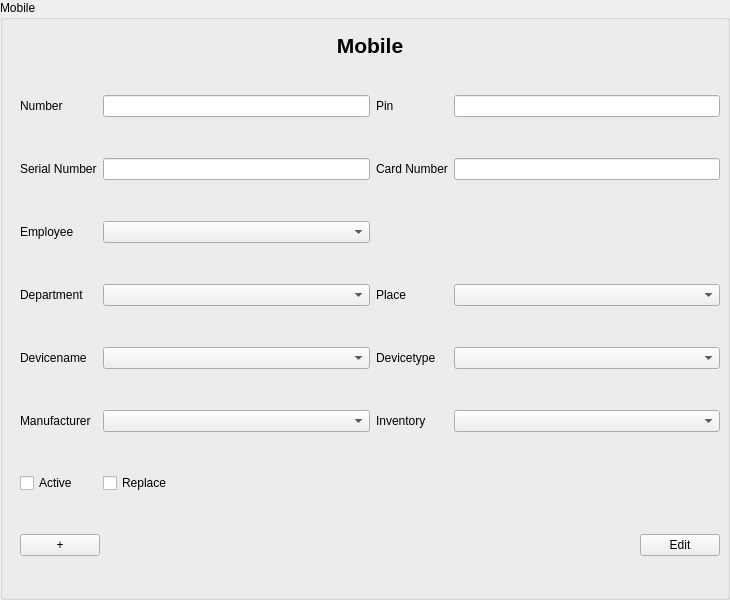
<?xml version="1.0" encoding="UTF-8"?>
<ui version="4.0">
 <class>MobileInputArea</class>
 <widget class="QGroupBox" name="MobileInputArea">
  <property name="geometry">
   <rect>
    <x>0</x>
    <y>0</y>
    <width>730</width>
    <height>600</height>
   </rect>
  </property>
  <property name="windowTitle">
   <string>Mobile</string>
  </property>
  <property name="accessibleName">
   <string>MobileInputDialog</string>
  </property>
  <property name="title">
   <string>Mobile</string>
  </property>
  <widget class="QWidget" name="formLayoutWidget" native="true">
   <property name="geometry">
    <rect>
     <x>10</x>
     <y>30</y>
     <width>730</width>
     <height>600</height>
    </rect>
   </property>
  <widget class="QWidget" name="verticalLayoutWidget_Header">
    <property name="geometry">
     <rect>
      <x>10</x>
      <y>0</y>
      <width>700</width>
      <height>30</height>
     </rect>
    </property>
    <layout class="QVBoxLayout" name="verticalLayout">
     <item>
      <widget class="QLabel" name="label_Header">
       <property name="font">
        <font>
         <pointsize>16</pointsize>
         <weight>75</weight>
         <bold>true</bold>
        </font>
       </property>
       <property name="text">
        <string>Mobile</string>
       </property>
       <property name="alignment">
        <set>Qt::AlignCenter</set>
       </property>
      </widget>
     </item>
    </layout>
   </widget>
   <widget class="QWidget" name="verticalLayoutWidget_Buttons">
    <property name="geometry">
     <rect>
      <x>10</x>
      <y>500</y>
      <width>700</width>
      <height>30</height>
     </rect>
    </property>
    <layout class="QHBoxLayout" name="horizontalLayout">
     <item>
      <widget class="QPushButton" name="pushButton_Add">
       <property name="text">
        <string>+</string>
       </property>
      </widget>
     </item>
     <item>
      <spacer name="horizontalSpacer">
       <property name="orientation">
        <enum>Qt::Horizontal</enum>
       </property>
       <property name="sizeHint" stdset="0">
        <size>
         <width>40</width>
         <height>20</height>
        </size>
       </property>
      </spacer>
     </item>
     <item>
      <widget class="QPushButton" name="pushButton_EditFinish">
       <property name="text">
        <string>Edit</string>
       </property>
      </widget>
     </item>
    </layout>
   </widget>
   <widget class="QWidget" name="gridLayoutWidget">
    <property name="geometry">
     <rect>
      <x>10</x>
      <y>30</y>
      <width>700</width>
      <height>470</height>
     </rect>
    </property>
    <layout class="QGridLayout" name="gridLayout">
     <item row="3" column="5">
      <widget class="QComboBox" name="comboBox_Place"/>
     </item>
     <item row="4" column="0">
      <widget class="QLabel" name="label_DeviceName">
       <property name="text">
        <string>Devicename</string>
       </property>
       <property name="buddy">
        <cstring>comboBox_DeviceName</cstring>
       </property>
      </widget>
     </item>
     <item row="3" column="0">
      <widget class="QLabel" name="label_Department">
       <property name="text">
        <string>Department</string>
       </property>
       <property name="buddy">
        <cstring>comboBox_Department</cstring>
       </property>
      </widget>
     </item>
     <item row="1" column="5">
      <widget class="QLineEdit" name="lineEdit_CardNumber"/>
     </item>
     <item row="5" column="3">
      <widget class="QLabel" name="label_Inventory">
       <property name="text">
        <string>Inventory</string>
       </property>
       <property name="buddy">
        <cstring>comboBox_Inventory</cstring>
       </property>
      </widget>
     </item>
     <item row="3" column="2">
      <widget class="QComboBox" name="comboBox_Department"/>
     </item>
     <item row="2" column="0">
      <widget class="QLabel" name="label_Employee">
       <property name="text">
        <string>Employee</string>
       </property>
       <property name="buddy">
        <cstring>comboBox_Employee</cstring>
       </property>
      </widget>
     </item>
     <item row="5" column="0">
      <widget class="QLabel" name="label_Manufacturer">
       <property name="text">
        <string>Manufacturer</string>
       </property>
       <property name="buddy">
        <cstring>comboBox_Manufacturer</cstring>
       </property>
      </widget>
     </item>
     <item row="0" column="5">
      <widget class="QLineEdit" name="lineEdit_Pin">
       <property name="clearButtonEnabled">
        <bool>true</bool>
       </property>
      </widget>
     </item>
     <item row="6" column="2">
      <widget class="QCheckBox" name="checkBox_Replace">
       <property name="text">
        <string>Replace</string>
       </property>
      </widget>
     </item>
     <item row="3" column="3">
      <widget class="QLabel" name="label_Place">
       <property name="text">
        <string>Place</string>
       </property>
       <property name="buddy">
        <cstring>comboBox_Place</cstring>
       </property>
      </widget>
     </item>
     <item row="1" column="3">
      <widget class="QLabel" name="label_CardNumber">
       <property name="text">
        <string>Card Number</string>
       </property>
       <property name="buddy">
        <cstring>lineEdit_CardNumber</cstring>
       </property>
      </widget>
     </item>
     <item row="0" column="2">
      <widget class="QLineEdit" name="lineEdit_Number"/>
     </item>
     <item row="0" column="3">
      <widget class="QLabel" name="label_Pin">
       <property name="text">
        <string>Pin</string>
       </property>
       <property name="buddy">
        <cstring>lineEdit_Pin</cstring>
       </property>
      </widget>
     </item>
     <item row="4" column="3">
      <widget class="QLabel" name="label_DeviceType">
       <property name="text">
        <string>Devicetype</string>
       </property>
       <property name="buddy">
        <cstring>comboBox_DeviceType</cstring>
       </property>
      </widget>
     </item>
     <item row="4" column="5">
      <widget class="QComboBox" name="comboBox_DeviceType"/>
     </item>
     <item row="6" column="0">
      <widget class="QCheckBox" name="checkBox_Active">
       <property name="text">
        <string>Active</string>
       </property>
      </widget>
     </item>
     <item row="1" column="0">
      <widget class="QLabel" name="label_SerialNumber">
       <property name="text">
        <string>Serial Number</string>
       </property>
       <property name="buddy">
        <cstring>lineEdit_SerialNumber</cstring>
       </property>
      </widget>
     </item>
     <item row="5" column="2">
      <widget class="QComboBox" name="comboBox_Manufacturer"/>
     </item>
     <item row="0" column="0">
      <widget class="QLabel" name="label_Number">
       <property name="text">
        <string>Number</string>
       </property>
       <property name="buddy">
        <cstring>lineEdit_Number</cstring>
       </property>
      </widget>
     </item>
     <item row="4" column="2">
      <widget class="QComboBox" name="comboBox_DeviceName"/>
     </item>
     <item row="1" column="2">
      <widget class="QLineEdit" name="lineEdit_SerialNumber"/>
     </item>
     <item row="2" column="2">
      <widget class="QComboBox" name="comboBox_Employee"/>
     </item>
     <item row="5" column="5">
      <widget class="QComboBox" name="comboBox_Inventory"/>
     </item>
    </layout>
   </widget>
  </widget>
 </widget>
 <tabstops>
  <tabstop>lineEdit_Number</tabstop>
  <tabstop>lineEdit_Pin</tabstop>
  <tabstop>lineEdit_SerialNumber</tabstop>
  <tabstop>lineEdit_CardNumber</tabstop>
  <tabstop>comboBox_Employee</tabstop>
  <tabstop>comboBox_Department</tabstop>
  <tabstop>comboBox_Place</tabstop>
  <tabstop>comboBox_DeviceName</tabstop>
  <tabstop>comboBox_DeviceType</tabstop>
  <tabstop>comboBox_Manufacturer</tabstop>
  <tabstop>comboBox_Inventory</tabstop>
  <tabstop>checkBox_Active</tabstop>
  <tabstop>checkBox_Replace</tabstop>
  <tabstop>pushButton_Add</tabstop>
  <tabstop>pushButton_EditFinish</tabstop>
 </tabstops>
 <resources/>
 <connections/>
</ui>
